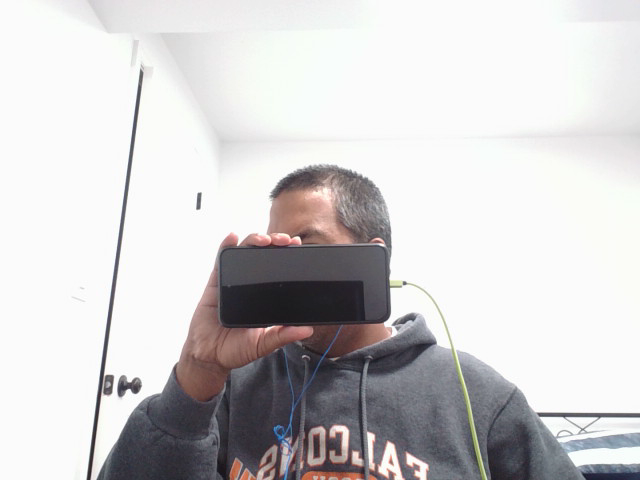
#> input picture object-tracker/uploads/5d7e9f8f-040b-4525-ad16-db5c0327edc5.jpg, 640 x 480 px
$ python -i app.py   (imports and definitions only)
#> lines starting #> are read from the running program, lines starting #| are printed output that depends on the picture; after the words box and inside, x2 and y2 are one past the last pixel; in counts of white or black regions, pixels touching at a corner belong together
import os
import uuid
import cv2
from flask import Flask, request, send_from_directory, render_template_string

# [1 line not run here, left out]

UPLOAD_FOLDER = "uploads"
# [2 lines not run here, left out]

HTML_PAGE = """
<!DOCTYPE html>
<html>
<head>
    <title>Black Rectangle (Phone) Detector</title>
    <style>
        body {
            font-family: Arial;
            background: #f7f7f7;
            padding: 30px;
            text-align: center;
        }
        .card {
            background: white;
            padding: 20px;
            border-radius: 12px;
            max-width: 650px;
            margin: auto;
            box-shadow: 0px 0px 10px rgba(0,0,0,0.15);
        }
        input[type=file] { margin: 20px; }
        button {
            padding: 10px 20px;
            border: none;
            background: #2196f3;
            color: white;
            cursor: pointer;
            border-radius: 6px;
        }
        img {
            width: 90%;
            max-width: 500px;
            margin-top: 20px;
            border-radius: 10px;
        }
        #preview { display: none; }
    </style>
</head>
<body>

<div class="card">
    <h2>Black Rectangular Object Detector</h2>
    <p>Select an image. It will detect a black rectangular shape (your phone) and draw a green box.</p>

    <form method="POST" enctype="multipart/form-data">
        <input type="file" name="image" accept="image/*" onchange="previewImage(event)" required>
        <br>
        <button type="submit">Upload & Detect</button>
    </form>

    <img id="preview">

    {% if original %}
        <h3>Original Image</h3>
        <img src="/uploads/{{ original }}">

        <h3>Detection Result</h3>
        <img src="/uploads/{{ result }}">
    {% endif %}
</div>

<script>
function previewImage(event) {
    var img = document.getElementById("preview");
    img.src = URL.createObjectURL(event.target.files[0]);
    img.style.display = "block";
}
</script>

</body>
</html>
"""


def detect_black_phone(image_path, output_path):
    """Detect a black rectangular shape (like a phone)."""
#> called with output_path = 'out.png'

    img = cv2.imread(image_path)
#> img is the input picture: shape (480, 640, 3); mean B, G, R 205.9, 205.1, 207
    if img is None:
        return

    gray = cv2.cvtColor(img, cv2.COLOR_BGR2GRAY)
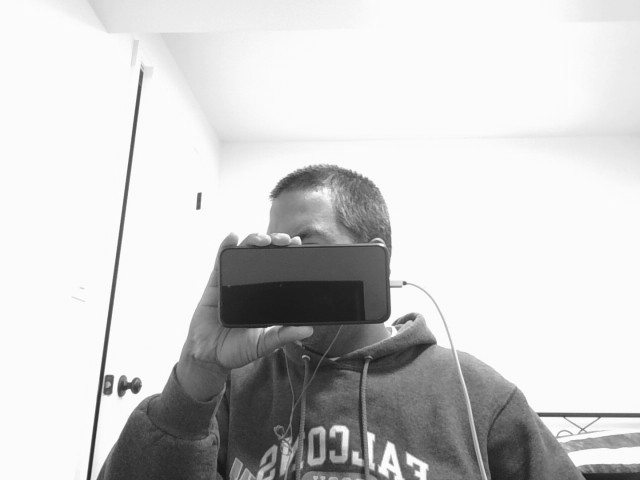
#> gray: shape (480, 640); min 19, max 255, mean 205.8

    # threshold: detect dark regions
    _, thresh = cv2.threshold(gray, 80, 255, cv2.THRESH_BINARY_INV)
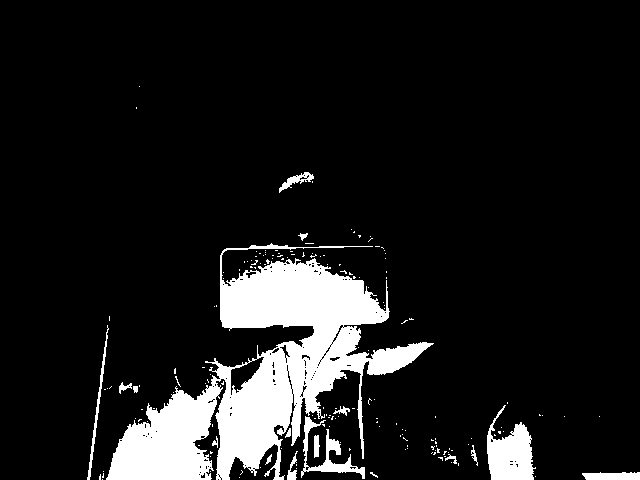
#> thresh: shape (480, 640); 11% white; 175 white regions (158 under 20 px)

    contours, _ = cv2.findContours(thresh, cv2.RETR_EXTERNAL, cv2.CHAIN_APPROX_SIMPLE)
#> contours = 175 contours, 160 with area under 20; largest, box (x1, y1, x2, y2) and area: (106, 243, 434, 480) 28084, (487, 405, 536, 480) 2021, (301, 416, 365, 479) 786, (582, 472, 640, 480) 342, (87, 325, 109, 480) 233

    for cnt in contours:
        approx = cv2.approxPolyDP(cnt, 0.025 * cv2.arcLength(cnt, True), True)

        if len(approx) == 4:  # rectangle
            x, y, w, h = cv2.boundingRect(approx)

            # heuristic: phones are tall rectangles
            if h > w * 1.1 and w > 40 and h > 100:
                cv2.rectangle(img, (x, y), (x + w, y + h), (0, 255, 0), 4)
                cv2.putText(img, "Phone", (x, y - 12),
                            cv2.FONT_HERSHEY_SIMPLEX, 0.8, (0, 255, 0), 3)
#> this loop made 175 passes
#> (approx, x, y, w, h) on passes 6, 42, 43, 49, 56: ([[582, 473], [586, 479], [639, 479], [639, 472]], 582, 472, 58, 8), ([[435, 441], [435, 443], [436, 443], [436, 442]], 435, 441, 2, 3), ([[431, 439], [431, 440], [433, 440], [432, 440]], 431, 439, 3, 2), ([[318, 435], [314, 436], [314, 457], [318, 456]], 314, 435, 5, 23), ([[290, 428], [289, 428], [285, 437], [290, 435]], 285, 428, 6, 10)
#> (x, y, w, h) on passes 104, 122, 128, 139, 162, 166: (174, 368, 2, 6), (349, 272, 4, 3), (250, 266, 3, 2), (281, 258, 3, 2), (381, 247, 3, 2), (368, 238, 5, 4)

    cv2.imwrite(output_path, img)


# [23 lines that did not run here, left out]


# [3 lines that did not run here, left out]


# [2 lines not run here, left out]

# pip install flask opencv-python

>>> result = detect_black_phone('uploads/5d7e9f8f-040b-4525-ad16-db5c0327edc5.jpg', 'out.png')
